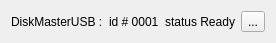
<?xml version="1.0" encoding="UTF-8"?>
<ui version="4.0">
 <class>Form</class>
 <widget class="QWidget" name="Form">
  <property name="geometry">
   <rect>
    <x>0</x>
    <y>0</y>
    <width>251</width>
    <height>42</height>
   </rect>
  </property>
  <property name="windowTitle">
   <string>Form</string>
  </property>
  <layout class="QHBoxLayout" name="horizontalLayout_3">
   <item>
    <layout class="QHBoxLayout" name="horizontalLayout">
     <item>
      <widget class="QLabel" name="diskMasterText">
       <property name="text">
        <string>DiskMasterUSB :</string>
       </property>
      </widget>
     </item>
     <item>
      <widget class="QLabel" name="idText">
       <property name="text">
        <string>id # 0001</string>
       </property>
      </widget>
     </item>
    </layout>
   </item>
   <item>
    <layout class="QHBoxLayout" name="horizontalLayout_2">
     <item>
      <widget class="QLabel" name="statusText">
       <property name="text">
        <string>status Ready</string>
       </property>
      </widget>
     </item>
     <item>
      <widget class="QToolButton" name="toolButton">
       <property name="text">
        <string>...</string>
       </property>
       <property name="icon">
        <iconset resource="diskmasterui.qrc">
         <normaloff>:/DiskMasterUI/icons/ready.png</normaloff>:/DiskMasterUI/icons/ready.png</iconset>
       </property>
       <property name="popupMode">
        <enum>QToolButton::DelayedPopup</enum>
       </property>
      </widget>
     </item>
    </layout>
   </item>
  </layout>
 </widget>
 <resources>
  <include location="diskmasterui.qrc"/>
 </resources>
 <connections/>
</ui>
